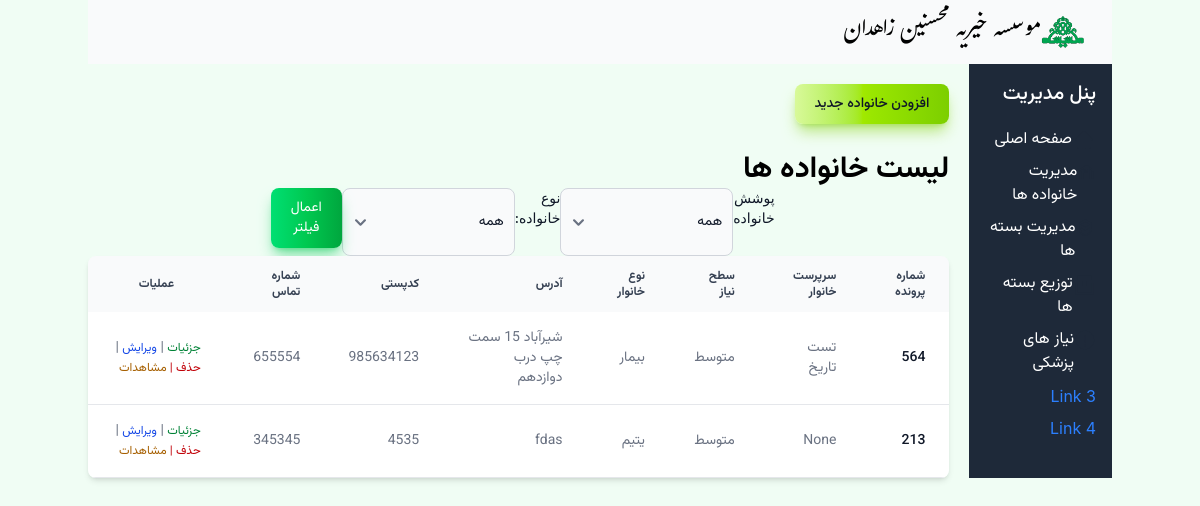
/families/, run on the app's committed database.
### Mohsenin/models.py (models this page shows)
class Family(models.Model):
    doc_code = models.IntegerField('شماره پرونده')
    need_level = models.IntegerField('سطح نیاز', default=1, choices=NEED_LEVEL_CHOICE)
    family_type = models.IntegerField('نوع نیازمندی', default=1, choices=FAMILY_TYPE_CHOICES)
    guardian = models.ForeignKey('Person', verbose_name='سرپرست خانوار', on_delete=models.SET_NULL, related_name='guardianship', null=True)
    address = models.CharField('آدرس',max_length=255)
    contact_number = models.CharField('شماره تماس',max_length=15, blank=True, null=True)
    postal_code = models.CharField('کدپستی',max_length=10, blank=True, null= True)
    distlist = models.ForeignKey(Dist, verbose_name='لیست توزیع',on_delete=models.SET_NULL, null=True)
    is_active = models.BooleanField('تحت پوشش',default=True)  # To track if the family is currently receiving support

class Person(models.Model):
    family = models.ForeignKey(Family, related_name='members', on_delete=models.CASCADE)
    first_name = models.CharField('نام',max_length=50)
    last_name = models.CharField('نام خانوادگی',max_length=50)
    father_name = models.CharField('', max_length=50)
    national_id = models.CharField('شماره ملی', max_length=10)
    birth_date = models.DateField('تاریخ تولد') #TODO: USE django-jalali
    is_orphan = models.BooleanField('یتیم')
    is_guardian = models.BooleanField(default=False)
    def __str__(self):
        return self.first_name

### Mohsenin/views.py (the view)
# urls.py: path('families/', views.FamilyListView.as_view(), name='family_list'),
class FamilyListView(ListView):
    model = Family
    template_name = 'Family/family_list.html'
    context_object_name = 'families'
    def get_queryset(self):
        queryset = super().get_queryset()
        active_filter = self.request.GET.get('active_filter')
        if active_filter == 'active':
            queryset = queryset.filter(is_active=True)
        elif active_filter == 'not_active':
            queryset = queryset.filter(is_active=False)
        elif active_filter is None:
            queryset = queryset.filter(is_active=True)
        family_type = self.request.GET.get('family_type')
        if family_type and family_type != 'all':
            queryset = queryset.filter(family_type=family_type)
        return queryset

### Mohsenin/templates/Family/family_list.html (shortened to what this page needs)
{% extends "base.html" %}
{% block content %}
<div class="py-5 vazir-medium no-print">
<button type="button" class="text-gray-900 bg-gradient-to-r from-lime-200 via-lime-400 to-lime-500 hover:bg-gradient-to-br focus:ring-4 focus:outline-none focus:ring-lime-300 dark:focus:ring-lime-800 shadow-lg shadow-lime-500/50 dark:shadow-lg dark:shadow-lime-800/80 font-medium rounded-lg text-sm px-5 py-2.5 text-center me-2 mb-2"><a href="{% url 'family_create' %}">افزودن خانواده جدید</a></button>
</div>
<h2 class="vazir-bold text-3xl">لیست خانواده ها</h2>
<form method="get" action="{% url 'family_list' %}" id="filter-form" class="flex max-w-lg mx-auto no-print">
    <label for="active-filter" class="block mb-2 text-sm font-medium text-gray-900">پوشش خانواده</label>
    <select name="active_filter" id="active-filter" class="bg-gray-50 border border-gray-300 text-gray-900 text-sm rounded-lg focus:ring-blue-500 focus:border-blue-500 block w-full p-2.5 dark:bg-gray-700 dark:border-gray-600 dark:placeholder-gray-400 dark:text-white dark:focus:ring-blue-500 dark:focus:border-blue-500 vazir-normal">
        <option value="all" {% if request.GET.active_filter == 'all' %} selected {% endif %}>همه</option>
    </select>
    <label for="family-type" class="block mb-2 text-sm font-medium text-gray-900">نوع خانواده:</label>
    <select name="family_type" id="family-type" class="bg-gray-50 border border-gray-300 text-gray-900 text-sm rounded-lg focus:ring-blue-500 focus:border-blue-500 block w-full p-2.5 dark:bg-gray-700 dark:border-gray-600 dark:placeholder-gray-400 dark:text-white dark:focus:ring-blue-500 dark:focus:border-blue-500 vazir-normal">
        <option value="all" {% if request.GET.family_type == 'all' %} selected {% endif %}>همه</option>
    </select>
    <button type="submit" class="text-white bg-gradient-to-r from-green-400 via-green-500 to-green-600 hover:bg-gradient-to-br focus:ring-4 focus:outline-none focus:ring-green-300 dark:focus:ring-green-800 shadow-lg shadow-green-500/50 dark:shadow-lg dark:shadow-green-800/80 font-medium rounded-lg text-sm px-5 py-2.5 text-center me-2 mb-2 vazir-normal">اعمال فیلتر</button>
</form>
<div class="relative overflow-x-auto shadow-md sm:rounded-lg">
<table class="w-full text-sm text-left rtl:text-right text-gray-500 dark:text-gray-400">
    <thead class="text-xs text-gray-700 uppercase bg-gray-50 dark:bg-gray-700 dark:text-gray-400">
    <tr class='vazir-semibold'>
        <th scope="col" class="px-6 py-3 text-end">شماره پرونده</th>
        <th scope="col" class="px-6 py-3 text-right">سرپرست خانوار</th>
        <th scope="col" class="px-6 py-3 text-right">سطح نیاز</th>
        <th scope="col" class="px-6 py-3 text-right">نوع خانوار</th>
        <th scope="col" class="px-6 py-3 text-right">آدرس </th>
        <th scope="col" class="px-6 py-3 text-right">کدپستی</th>
        <th scope="col" class="px-6 py-3 text-right">شماره تماس</th>
        <th scope="col" class="px-6 py-3 text-center no-print">عملیات</th>
    </tr>
</thead>
<tbody>
    {% for family in families %}
    <tr class="bg-white border-b dark:bg-gray-800 dark:border-gray-700 border-gray-200 hover:bg-gray-50 dark:hover:bg-gray-600 vazir-normal">
        <th scope="row" class="px-6 py-4 font-medium text-gray-900 whitespace-nowrap dark:text-white">{{ family.doc_code }}</th>
        <td class="px-6 py-4">{{ family.guardian }}</td>
        <td class="px-6 py-4">{{ family.get_need_level_display }}</td>
        <td class="px-6 py-4">{{ family.get_family_type_display}}</td>
        <td class="px-6 py-4">{{ family.address }}</td>
        <td class="px-6 py-4">{{ family.postal_code}}</td>
        <td class="px-6 py-4">{{ family.contact_number }}</td>
        <td  class="px-6 py-4 no-print">
            <a href="{% url 'family_detail' family.pk %}" class="text-green-700 text-xs">جزئیات
              </a> |
            <a href="{% url 'family_update' family.pk %}" class="text-blue-700 text-xs">ویرایش
              </a> |
            <a href="{% url 'family_deactivate' family.pk %}"class="text-red-700 text-xs">حذف
                |
            </a>
            <a href="{% url 'observation_list' family.pk %}"class="text-yellow-700 text-xs">مشاهدات
            </a>
        </td>
    </tr>
    {% endfor %}
</tbody>
</table>
</div>
{% endblock %}

### data on the page
Family: doc_code "564", guardian "تست تاریخ", need_level "متوسط", family_type "بیمار", address "شیرآباد 15 سمت چپ درب دوازدهم", postal_code "985634123", contact_number "655554"
Family: doc_code "213", guardian "None", need_level "متوسط", family_type "یتیم", address "fdas", postal_code "4535", contact_number "345345"
